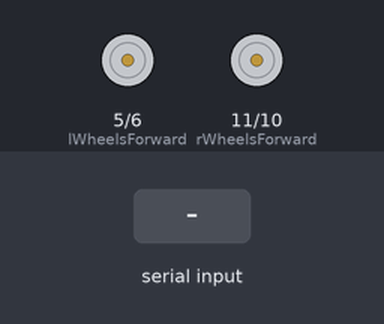
This sketch was run on a simulated Arduino Uno, built with avr-gcc and run on an emulated ATmega328P. Shown: motor-driver pin pairs drawn as motors (green arrow = first pin HIGH = forward, orange = second pin HIGH = backward, longer = more drive). Inputs (shaded band) come from the test bench.

Above: at 1.2 s.
1.3 s: "w" received over Serial
At 2.0 s:
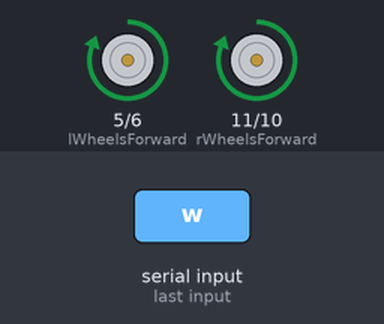
2.8 s: "a" received over Serial
At 3.2 s:
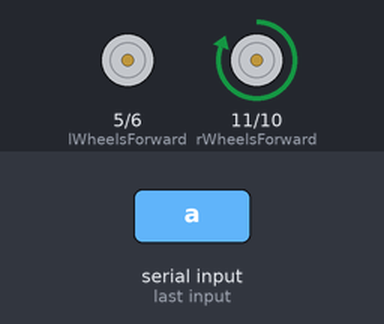
4.3 s: "d" received over Serial
At 5.5 s:
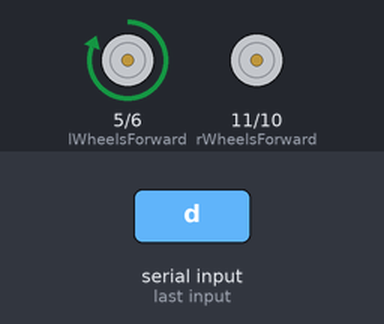
5.8 s: "s" received over Serial
At 6.6 s:
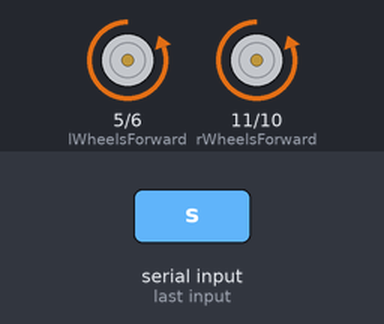
7.3 s: "e" received over Serial
At 7.8 s:
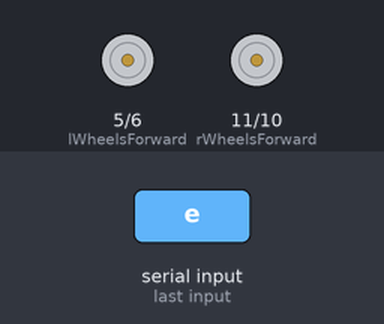
Timing chart, 0 to 9.8 s (numbered marks = the images above; inputs shaded):
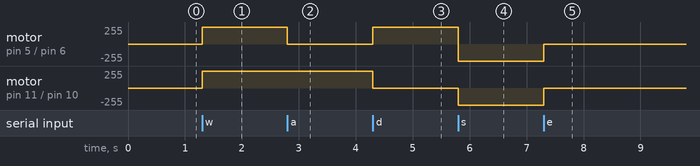

Measured:
- after the input at 1.3 s, motor on pin 5 (lWheelsForward) / pin 6 (lWheelsBackward), motor on pin 11 (rWheelsForward) / pin 10 (rWheelsBackward): stopped → forward 255/255 at once
- after the input at 2.8 s, motor on pin 5 (lWheelsForward) / pin 6 (lWheelsBackward): forward 255/255 → stopped at once
- after the input at 4.3 s, motor on pin 5 (lWheelsForward) / pin 6 (lWheelsBackward): stopped → forward 255/255 at once; motor on pin 11 (rWheelsForward) / pin 10 (rWheelsBackward): forward 255/255 → stopped at once
- after the input at 5.8 s, motor on pin 5 (lWheelsForward) / pin 6 (lWheelsBackward): forward 255/255 → backward 255/255 at once; motor on pin 11 (rWheelsForward) / pin 10 (rWheelsBackward): stopped → backward 255/255 at once
- after the input at 7.3 s, motor on pin 5 (lWheelsForward) / pin 6 (lWheelsBackward), motor on pin 11 (rWheelsForward) / pin 10 (rWheelsBackward): backward 255/255 → stopped at once

The sketch:

Car.ino
```cpp
const int rWheelsForward = 11;                           // digital pin that is responsible for moving both right wheels forward
const int rWheelsBackward = 10;                          // digital pin that is responsible for moving both right wheels backward
const int lWheelsForward = 5;                           // digital pin that is responsible for moving both left wheels forward
const int lWheelsBackward = 6;                          // digital pin that is responsible for moving both left wheels backward

const int lSpeedPin = 0;                                // pin for setting the speed of the left side wheels
const int rSpeedPin = 0;                                // pin for setting the speed of the right side wheels

const unsigned int MAX_SPEED = 255;
void setup() {

  Serial.begin(9600);                                   // set up serial link


  //  // set all the motor control pins to outputs
  pinMode(lWheelsForward, OUTPUT);
  pinMode(lWheelsBackward, OUTPUT);
  pinMode(rWheelsForward, OUTPUT);
  pinMode(rWheelsBackward, OUTPUT);
}

void loop() {

  if (Serial.available()) {
    char ch = Serial.read();
    switch (ch) {
      case 'w': {
          moveForward(MAX_SPEED);
          break;
        }

      case 'a': {
          turnLeft(MAX_SPEED);
          break;
        }
      case 'd': {
          turnRight(MAX_SPEED);
          break;
        }
      case 's': {
          moveBackward(MAX_SPEED);
          break;
        }

      case 'e': {
          stopCar();
          break;
        }
    }
  }

}


// it activates the pins that are responsible for forward move
// and deactivates the pins that are responsible for backward move
void moveForward(const int &cSpeed) {

  analogWrite(lWheelsBackward, 0);
  analogWrite(rWheelsBackward, 0);

  analogWrite(lWheelsForward, cSpeed);
  analogWrite(rWheelsForward, cSpeed);
}

// deactivates the pins that are responsible for forward move
// and activates the pins that are responsible for backward move
void moveBackward(const int &cSpeed) {
  analogWrite(lWheelsForward, 0);
  analogWrite(rWheelsForward, 0);

  analogWrite(lWheelsBackward, cSpeed);
  analogWrite(rWheelsBackward, cSpeed);
}

void turnLeft(int cSpeed) {

  analogWrite(lWheelsForward, 0);
  analogWrite(rWheelsForward, cSpeed);

  analogWrite(lWheelsBackward, 0);
  analogWrite(rWheelsBackward, 0);
}

void turnRight(int cSpeed) {
  analogWrite(lWheelsForward, cSpeed);
  analogWrite(rWheelsForward, 0);

  analogWrite(lWheelsBackward, 0);
  analogWrite(rWheelsBackward, 0);
}

void stopCar() {
  analogWrite(lWheelsForward, 0);
  analogWrite(rWheelsForward, 0);
  analogWrite(lWheelsBackward, 0);
  analogWrite(rWheelsBackward, 0);
}
```
